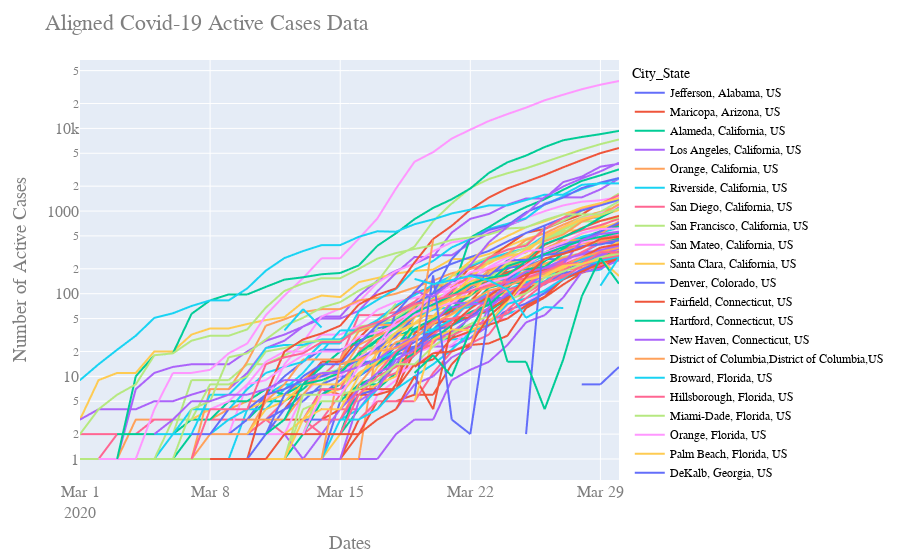

Notebook code for this chart:
### Code cell
fig = px.line(dfmelt, x=dfmelt.index, y="cases",color='City_State',log_y=True)
fig.update_layout(
    title="Aligned Covid-19 Active Cases Data",
    xaxis_title="Dates",
    yaxis_title="Number of Active Cases",
    font=dict(
        family="Courier New, monospace",
        size=16,
        color="#7f7f7f"
    ),
    legend=dict(
        font=dict(
            family="sans-serif",
            size=12,
            color="black"
        )
    )
)
fig.show()
fig.write_html("State.html")
